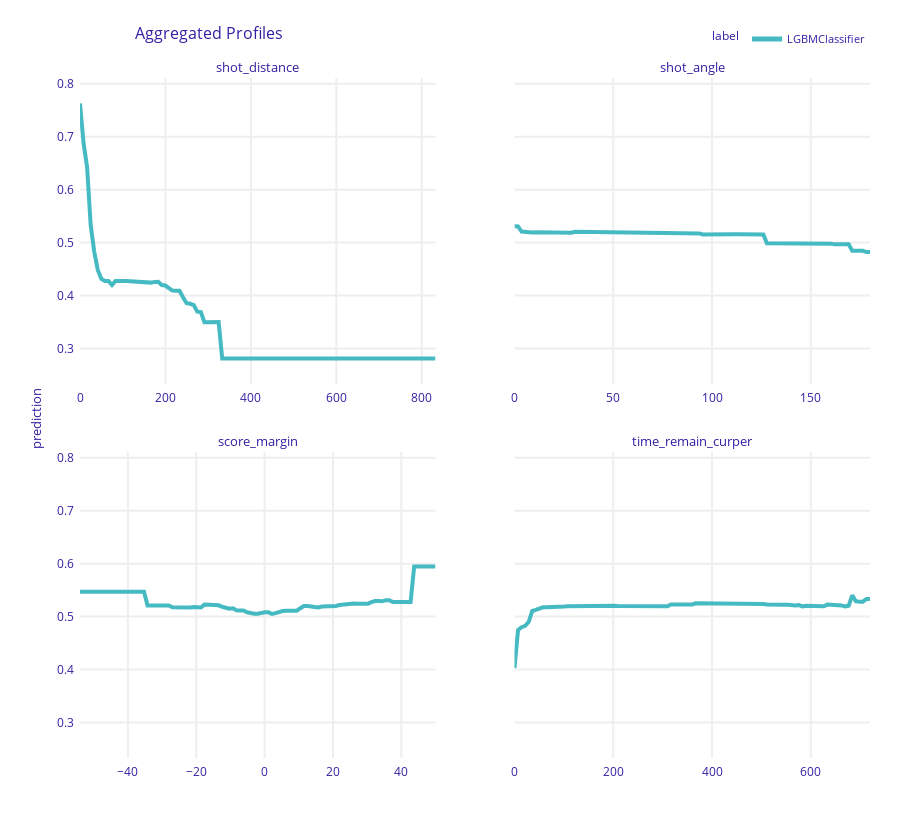

The code cell stored with this chart in its notebook:
### Code cell
# On calcule et on affiche le Partial Dependence Profile pour 
# la distance, l'angle du tir, l'écart au score et le temps restant
pdp = exp.model_profile(type = 'partial',
                        variables = ["shot_distance", 
                                     "shot_angle",
                                     "score_margin",
                                     "time_remain_curper"])
pdp.plot(size=4, 
         horizontal_spacing=0.1,
         vertical_spacing=0.1)

### Figure 1 — Plotly figure (JSON) as saved in the notebook; plotly's stock layout.template omitted (floating-point values rounded to 4 significant figures; data arrays with more than 128 entries replaced by an {"elided": "..."} marker saying what was removed)
{"data": [{"customdata": {"elided": "101x3 mixed values"}, "hovertemplate": "<b>%{hovertext}</b><br><br>prediction=%{y:.3f}<br>mean_prediction=%{customdata[0]:.3f}<extra></extra>", "hovertext": ["LGBMClassifier", "LGBMClassifier", "LGBMClassifier", "LGBMClassifier", "LGBMClassifier", "LGBMClassifier", "LGBMClassifier", "LGBMClassifier", "LGBMClassifier", "LGBMClassifier", "LGBMClassifier", "LGBMClassifier", "LGBMClassifier", "LGBMClassifier", "LGBMClassifier", "LGBMClassifier", "LGBMClassifier", "LGBMClassifier", "LGBMClassifier", "LGBMClassifier", "LGBMClassifier", "LGBMClassifier", "LGBMClassifier", "LGBMClassifier", "LGBMClassifier", "LGBMClassifier", "LGBMClassifier", "LGBMClassifier", "LGBMClassifier", "LGBMClassifier", "LGBMClassifier", "LGBMClassifier", "LGBMClassifier", "LGBMClassifier", "LGBMClassifier", "LGBMClassifier", "LGBMClassifier", "LGBMClassifier", "LGBMClassifier", "LGBMClassifier", "LGBMClassifier", "LGBMClassifier", "LGBMClassifier", "LGBMClassifier", "LGBMClassifier", "LGBMClassifier", "LGBMClassifier", "LGBMClassifier", "LGBMClassifier", "LGBMClassifier", "LGBMClassifier", "LGBMClassifier", "LGBMClassifier", "LGBMClassifier", "LGBMClassifier", "LGBMClassifier", "LGBMClassifier", "LGBMClassifier", "LGBMClassifier", "LGBMClassifier", "LGBMClassifier", "LGBMClassifier", "LGBMClassifier", "LGBMClassifier", "LGBMClassifier", "LGBMClassifier", "LGBMClassifier", "LGBMClassifier", "LGBMClassifier", "LGBMClassifier", "LGBMClassifier", "LGBMClassifier", "LGBMClassifier", "LGBMClassifier", "LGBMClassifier", "LGBMClassifier", "LGBMClassifier", "LGBMClassifier", "LGBMClassifier", "LGBMClassifier", "LGBMClassifier", "LGBMClassifier", "LGBMClassifier", "LGBMClassifier", "LGBMClassifier", "LGBMClassifier", "LGBMClassifier", "LGBMClassifier", "LGBMClassifier", "LGBMClassifier", "LGBMClassifier", "LGBMClassifier", "LGBMClassifier", "LGBMClassifier", "LGBMClassifier", "LGBMClassifier", "LGBMClassifier", "LGBMClassifier", "LGBMClassifier", "LGBMClassifier", "LGBMClassifier"], "legendgroup": "LGBMClassifier", "line": {"color": "#46bac2", "dash": "solid", "width": 4}, "marker": {"symbol": "circle"}, "mode": "lines", "name": "LGBMClassifier", "opacity": 1, "orientation": "v", "showlegend": true, "type": "scatter", "x": [0, 8.32, 16.64, 24.96, 33.28, 41.6, 49.92, 58.24, 66.56, 74.88, 83.2, 91.52, 99.84, 108.2, 116.5, 124.8, 133.1, 141.4, 149.8, 158.1, 166.4, 174.7, 183.0, 191.4, 199.7, 208.0, 216.3, 224.6, 233.0, 241.3, 249.6, 257.9, 266.2, 274.6, 282.9, 291.2, 299.5, 307.8, 316.2, 324.5, 332.8, 341.1, 349.5, 357.8, 366.1, 374.4, 382.7, 391.1, 399.4, 407.7, 416.0, 424.3, 432.7, 441.0, 449.3, 457.6, 465.9, 474.3, 482.6, 490.9, 499.2, 507.5, 515.9, 524.2, 532.5, 540.8, 549.1, 557.5, 565.8, 574.1, 582.4, 590.7, 599.1, 607.4, 615.7, 624.0, 632.3, 640.7, 649.0, 657.3, 665.6, 673.9, 682.3, 690.6, 698.9, 707.2, 715.5, 723.9, 732.2, 740.5, 748.8, 757.1, 765.5, 773.8, 782.1, 790.4, 798.7, 807.1, 815.4, 823.7, 832.0], "xaxis": "x3", "y": [0.7628, 0.6879, 0.6427, 0.5332, 0.483, 0.4485, 0.4316, 0.4274, 0.4274, 0.4201, 0.4275, 0.4282, 0.4273, 0.4273, 0.427, 0.427, 0.4269, 0.425, 0.425, 0.4245, 0.4244, 0.4258, 0.4261, 0.4199, 0.4189, 0.4141, 0.4094, 0.409, 0.409, 0.3963, 0.3855, 0.3845, 0.382, 0.3696, 0.3687, 0.3496, 0.3501, 0.3501, 0.3501, 0.3501, 0.2811, 0.2811, 0.2811, 0.2811, 0.2811, 0.2811, 0.2811, 0.2811, 0.2811, 0.2811, 0.2811, 0.2811, 0.2811, 0.2811, 0.2811, 0.2811, 0.2811, 0.2811, 0.2811, 0.2811, 0.2811, 0.2811, 0.2811, 0.2811, 0.2811, 0.2811, 0.2811, 0.2811, 0.2811, 0.2811, 0.2811, 0.2811, 0.2811, 0.2811, 0.2811, 0.2811, 0.2811, 0.2811, 0.2811, 0.2811, 0.2811, 0.2811, 0.2811, 0.2811, 0.2811, 0.2811, 0.2811, 0.2811, 0.2811, 0.2811, 0.2811, 0.2811, 0.2811, 0.2811, 0.2811, 0.2811, 0.2811, 0.2811, 0.2811, 0.2811, 0.2811], "yaxis": "y3"}, {"customdata": {"elided": "101x3 mixed values"}, "hovertemplate": "<b>%{hovertext}</b><br><br>prediction=%{y:.3f}<br>mean_prediction=%{customdata[0]:.3f}<extra></extra>", "hovertext": ["LGBMClassifier", "LGBMClassifier", "LGBMClassifier", "LGBMClassifier", "LGBMClassifier", "LGBMClassifier", "LGBMClassifier", "LGBMClassifier", "LGBMClassifier", "LGBMClassifier", "LGBMClassifier", "LGBMClassifier", "LGBMClassifier", "LGBMClassifier", "LGBMClassifier", "LGBMClassifier", "LGBMClassifier", "LGBMClassifier", "LGBMClassifier", "LGBMClassifier", "LGBMClassifier", "LGBMClassifier", "LGBMClassifier", "LGBMClassifier", "LGBMClassifier", "LGBMClassifier", "LGBMClassifier", "LGBMClassifier", "LGBMClassifier", "LGBMClassifier", "LGBMClassifier", "LGBMClassifier", "LGBMClassifier", "LGBMClassifier", "LGBMClassifier", "LGBMClassifier", "LGBMClassifier", "LGBMClassifier", "LGBMClassifier", "LGBMClassifier", "LGBMClassifier", "LGBMClassifier", "LGBMClassifier", "LGBMClassifier", "LGBMClassifier", "LGBMClassifier", "LGBMClassifier", "LGBMClassifier", "LGBMClassifier", "LGBMClassifier", "LGBMClassifier", "LGBMClassifier", "LGBMClassifier", "LGBMClassifier", "LGBMClassifier", "LGBMClassifier", "LGBMClassifier", "LGBMClassifier", "LGBMClassifier", "LGBMClassifier", "LGBMClassifier", "LGBMClassifier", "LGBMClassifier", "LGBMClassifier", "LGBMClassifier", "LGBMClassifier", "LGBMClassifier", "LGBMClassifier", "LGBMClassifier", "LGBMClassifier", "LGBMClassifier", "LGBMClassifier", "LGBMClassifier", "LGBMClassifier", "LGBMClassifier", "LGBMClassifier", "LGBMClassifier", "LGBMClassifier", "LGBMClassifier", "LGBMClassifier", "LGBMClassifier", "LGBMClassifier", "LGBMClassifier", "LGBMClassifier", "LGBMClassifier", "LGBMClassifier", "LGBMClassifier", "LGBMClassifier", "LGBMClassifier", "LGBMClassifier", "LGBMClassifier", "LGBMClassifier", "LGBMClassifier", "LGBMClassifier", "LGBMClassifier", "LGBMClassifier", "LGBMClassifier", "LGBMClassifier", "LGBMClassifier", "LGBMClassifier", "LGBMClassifier"], "legendgroup": "LGBMClassifier", "line": {"color": "#46bac2", "dash": "solid", "width": 4}, "marker": {"symbol": "circle"}, "mode": "lines", "name": "LGBMClassifier", "opacity": 1, "orientation": "v", "showlegend": false, "type": "scatter", "x": [0, 1.8, 3.6, 5.4, 7.2, 9, 10.8, 12.6, 14.4, 16.2, 18, 19.8, 21.6, 23.4, 25.2, 27, 28.8, 30.6, 32.4, 34.2, 36, 37.8, 39.6, 41.4, 43.2, 45, 46.8, 48.6, 50.4, 52.2, 54, 55.8, 57.6, 59.4, 61.2, 63, 64.8, 66.6, 68.4, 70.2, 72, 73.8, 75.6, 77.4, 79.2, 81, 82.8, 84.6, 86.4, 88.2, 90, 91.8, 93.6, 95.4, 97.2, 99, 100.8, 102.6, 104.4, 106.2, 108, 109.8, 111.6, 113.4, 115.2, 117, 118.8, 120.6, 122.4, 124.2, 126, 127.8, 129.6, 131.4, 133.2, 135, 136.8, 138.6, 140.4, 142.2, 144, 145.8, 147.6, 149.4, 151.2, 153, 154.8, 156.6, 158.4, 160.2, 162, 163.8, 165.6, 167.4, 169.2, 171, 172.8, 174.6, 176.4, 178.2, 180], "xaxis": "x4", "y": [0.5307, 0.5306, 0.521, 0.52, 0.5193, 0.5193, 0.5195, 0.5194, 0.5194, 0.5187, 0.5183, 0.5185, 0.5185, 0.5185, 0.5186, 0.5185, 0.5185, 0.5203, 0.5203, 0.5198, 0.5198, 0.52, 0.52, 0.52, 0.5204, 0.5199, 0.5201, 0.5195, 0.5195, 0.5194, 0.5183, 0.5184, 0.5184, 0.5184, 0.5184, 0.5185, 0.5182, 0.5183, 0.5183, 0.5183, 0.518, 0.5176, 0.5176, 0.5176, 0.5178, 0.5176, 0.5176, 0.5173, 0.5181, 0.5175, 0.5175, 0.5175, 0.5174, 0.5154, 0.5156, 0.5156, 0.5156, 0.5156, 0.5156, 0.5156, 0.5156, 0.5156, 0.5156, 0.5156, 0.5156, 0.5156, 0.5156, 0.5156, 0.5156, 0.5156, 0.5156, 0.4987, 0.4987, 0.4987, 0.4987, 0.4987, 0.4987, 0.4987, 0.4987, 0.4987, 0.4987, 0.4987, 0.4987, 0.4987, 0.498, 0.498, 0.498, 0.498, 0.498, 0.498, 0.4968, 0.4968, 0.4968, 0.4968, 0.4968, 0.4846, 0.4846, 0.4846, 0.4846, 0.4821, 0.4821], "yaxis": "y4"}, {"customdata": {"elided": "101x3 mixed values"}, "hovertemplate": "<b>%{hovertext}</b><br><br>prediction=%{y:.3f}<br>mean_prediction=%{customdata[0]:.3f}<extra></extra>", "hovertext": ["LGBMClassifier", "LGBMClassifier", "LGBMClassifier", "LGBMClassifier", "LGBMClassifier", "LGBMClassifier", "LGBMClassifier", "LGBMClassifier", "LGBMClassifier", "LGBMClassifier", "LGBMClassifier", "LGBMClassifier", "LGBMClassifier", "LGBMClassifier", "LGBMClassifier", "LGBMClassifier", "LGBMClassifier", "LGBMClassifier", "LGBMClassifier", "LGBMClassifier", "LGBMClassifier", "LGBMClassifier", "LGBMClassifier", "LGBMClassifier", "LGBMClassifier", "LGBMClassifier", "LGBMClassifier", "LGBMClassifier", "LGBMClassifier", "LGBMClassifier", "LGBMClassifier", "LGBMClassifier", "LGBMClassifier", "LGBMClassifier", "LGBMClassifier", "LGBMClassifier", "LGBMClassifier", "LGBMClassifier", "LGBMClassifier", "LGBMClassifier", "LGBMClassifier", "LGBMClassifier", "LGBMClassifier", "LGBMClassifier", "LGBMClassifier", "LGBMClassifier", "LGBMClassifier", "LGBMClassifier", "LGBMClassifier", "LGBMClassifier", "LGBMClassifier", "LGBMClassifier", "LGBMClassifier", "LGBMClassifier", "LGBMClassifier", "LGBMClassifier", "LGBMClassifier", "LGBMClassifier", "LGBMClassifier", "LGBMClassifier", "LGBMClassifier", "LGBMClassifier", "LGBMClassifier", "LGBMClassifier", "LGBMClassifier", "LGBMClassifier", "LGBMClassifier", "LGBMClassifier", "LGBMClassifier", "LGBMClassifier", "LGBMClassifier", "LGBMClassifier", "LGBMClassifier", "LGBMClassifier", "LGBMClassifier", "LGBMClassifier", "LGBMClassifier", "LGBMClassifier", "LGBMClassifier", "LGBMClassifier", "LGBMClassifier", "LGBMClassifier", "LGBMClassifier", "LGBMClassifier", "LGBMClassifier", "LGBMClassifier", "LGBMClassifier", "LGBMClassifier", "LGBMClassifier", "LGBMClassifier", "LGBMClassifier", "LGBMClassifier", "LGBMClassifier", "LGBMClassifier", "LGBMClassifier", "LGBMClassifier", "LGBMClassifier", "LGBMClassifier", "LGBMClassifier", "LGBMClassifier", "LGBMClassifier"], "legendgroup": "LGBMClassifier", "line": {"color": "#46bac2", "dash": "solid", "width": 4}, "marker": {"symbol": "circle"}, "mode": "lines", "name": "LGBMClassifier", "opacity": 1, "orientation": "v", "showlegend": false, "type": "scatter", "x": [-54, -52.96, -51.92, -50.88, -49.84, -48.8, -47.76, -46.72, -45.68, -44.64, -43.6, -42.56, -41.52, -40.48, -39.44, -38.4, -37.36, -36.32, -35.28, -34.24, -33.2, -32.16, -31.12, -30.08, -29.04, -28, -26.96, -25.92, -24.88, -23.84, -22.8, -21.76, -20.72, -19.68, -18.64, -17.6, -16.56, -15.52, -14.48, -13.44, -12.4, -11.36, -10.32, -9.28, -8.24, -7.2, -6.16, -5.12, -4.08, -3.04, -2, -0.96, 0.08, 1.12, 2.16, 3.2, 4.24, 5.28, 6.32, 7.36, 8.4, 9.44, 10.48, 11.52, 12.56, 13.6, 14.64, 15.68, 16.72, 17.76, 18.8, 19.84, 20.88, 21.92, 22.96, 24, 25.04, 26.08, 27.12, 28.16, 29.2, 30.24, 31.28, 32.32, 33.36, 34.4, 35.44, 36.48, 37.52, 38.56, 39.6, 40.64, 41.68, 42.72, 43.76, 44.8, 45.84, 46.88, 47.92, 48.96, 50], "xaxis": "x", "y": [0.5469, 0.5469, 0.5469, 0.5469, 0.5469, 0.5469, 0.5469, 0.5469, 0.5469, 0.5469, 0.5469, 0.5469, 0.5469, 0.5469, 0.5469, 0.5469, 0.5469, 0.5469, 0.5469, 0.5209, 0.5209, 0.5209, 0.5209, 0.5209, 0.5209, 0.5209, 0.5178, 0.5175, 0.5175, 0.5171, 0.5171, 0.5171, 0.5181, 0.5173, 0.5173, 0.5227, 0.5227, 0.5227, 0.5227, 0.5213, 0.5186, 0.5167, 0.515, 0.5159, 0.5121, 0.5117, 0.5118, 0.5083, 0.5063, 0.5057, 0.5057, 0.5075, 0.5081, 0.5081, 0.505, 0.5065, 0.5091, 0.5106, 0.511, 0.5109, 0.5107, 0.5111, 0.5159, 0.52, 0.52, 0.5192, 0.5171, 0.5173, 0.519, 0.519, 0.5191, 0.5201, 0.5203, 0.5219, 0.523, 0.5233, 0.5248, 0.5248, 0.5245, 0.5245, 0.5245, 0.5245, 0.5274, 0.5295, 0.5295, 0.5289, 0.5311, 0.5311, 0.5278, 0.5278, 0.5278, 0.5278, 0.5278, 0.5278, 0.5947, 0.5947, 0.5947, 0.5947, 0.5947, 0.5947, 0.5947], "yaxis": "y"}, {"customdata": {"elided": "101x3 mixed values"}, "hovertemplate": "<b>%{hovertext}</b><br><br>prediction=%{y:.3f}<br>mean_prediction=%{customdata[0]:.3f}<extra></extra>", "hovertext": ["LGBMClassifier", "LGBMClassifier", "LGBMClassifier", "LGBMClassifier", "LGBMClassifier", "LGBMClassifier", "LGBMClassifier", "LGBMClassifier", "LGBMClassifier", "LGBMClassifier", "LGBMClassifier", "LGBMClassifier", "LGBMClassifier", "LGBMClassifier", "LGBMClassifier", "LGBMClassifier", "LGBMClassifier", "LGBMClassifier", "LGBMClassifier", "LGBMClassifier", "LGBMClassifier", "LGBMClassifier", "LGBMClassifier", "LGBMClassifier", "LGBMClassifier", "LGBMClassifier", "LGBMClassifier", "LGBMClassifier", "LGBMClassifier", "LGBMClassifier", "LGBMClassifier", "LGBMClassifier", "LGBMClassifier", "LGBMClassifier", "LGBMClassifier", "LGBMClassifier", "LGBMClassifier", "LGBMClassifier", "LGBMClassifier", "LGBMClassifier", "LGBMClassifier", "LGBMClassifier", "LGBMClassifier", "LGBMClassifier", "LGBMClassifier", "LGBMClassifier", "LGBMClassifier", "LGBMClassifier", "LGBMClassifier", "LGBMClassifier", "LGBMClassifier", "LGBMClassifier", "LGBMClassifier", "LGBMClassifier", "LGBMClassifier", "LGBMClassifier", "LGBMClassifier", "LGBMClassifier", "LGBMClassifier", "LGBMClassifier", "LGBMClassifier", "LGBMClassifier", "LGBMClassifier", "LGBMClassifier", "LGBMClassifier", "LGBMClassifier", "LGBMClassifier", "LGBMClassifier", "LGBMClassifier", "LGBMClassifier", "LGBMClassifier", "LGBMClassifier", "LGBMClassifier", "LGBMClassifier", "LGBMClassifier", "LGBMClassifier", "LGBMClassifier", "LGBMClassifier", "LGBMClassifier", "LGBMClassifier", "LGBMClassifier", "LGBMClassifier", "LGBMClassifier", "LGBMClassifier", "LGBMClassifier", "LGBMClassifier", "LGBMClassifier", "LGBMClassifier", "LGBMClassifier", "LGBMClassifier", "LGBMClassifier", "LGBMClassifier", "LGBMClassifier", "LGBMClassifier", "LGBMClassifier", "LGBMClassifier", "LGBMClassifier", "LGBMClassifier", "LGBMClassifier", "LGBMClassifier", "LGBMClassifier"], "legendgroup": "LGBMClassifier", "line": {"color": "#46bac2", "dash": "solid", "width": 4}, "marker": {"symbol": "circle"}, "mode": "lines", "name": "LGBMClassifier", "opacity": 1, "orientation": "v", "showlegend": false, "type": "scatter", "x": [0, 7.2, 14.4, 21.6, 28.8, 36, 43.2, 50.4, 57.6, 64.8, 72, 79.2, 86.4, 93.6, 100.8, 108, 115.2, 122.4, 129.6, 136.8, 144, 151.2, 158.4, 165.6, 172.8, 180, 187.2, 194.4, 201.6, 208.8, 216, 223.2, 230.4, 237.6, 244.8, 252, 259.2, 266.4, 273.6, 280.8, 288, 295.2, 302.4, 309.6, 316.8, 324, 331.2, 338.4, 345.6, 352.8, 360, 367.2, 374.4, 381.6, 388.8, 396, 403.2, 410.4, 417.6, 424.8, 432, 439.2, 446.4, 453.6, 460.8, 468, 475.2, 482.4, 489.6, 496.8, 504, 511.2, 518.4, 525.6, 532.8, 540, 547.2, 554.4, 561.6, 568.8, 576, 583.2, 590.4, 597.6, 604.8, 612, 619.2, 626.4, 633.6, 640.8, 648, 655.2, 662.4, 669.6, 676.8, 684, 691.2, 698.4, 705.6, 712.8, 720], "xaxis": "x2", "y": [0.4027, 0.4747, 0.48, 0.4827, 0.4902, 0.5106, 0.5126, 0.5152, 0.5177, 0.5177, 0.5177, 0.5177, 0.5179, 0.5192, 0.5192, 0.5198, 0.52, 0.52, 0.52, 0.5193, 0.5193, 0.5193, 0.5196, 0.5197, 0.5203, 0.5202, 0.5202, 0.5204, 0.5204, 0.5202, 0.5202, 0.5199, 0.5199, 0.5204, 0.5204, 0.5204, 0.5199, 0.5195, 0.5198, 0.5197, 0.5197, 0.5197, 0.5197, 0.5196, 0.5229, 0.5229, 0.5224, 0.5224, 0.5225, 0.5229, 0.5229, 0.5252, 0.5252, 0.5252, 0.5252, 0.5252, 0.5243, 0.5243, 0.5241, 0.5242, 0.5242, 0.5242, 0.5243, 0.5243, 0.5238, 0.5242, 0.5253, 0.5252, 0.5237, 0.5239, 0.5239, 0.5228, 0.5224, 0.5223, 0.5223, 0.5223, 0.5223, 0.5222, 0.5207, 0.5209, 0.5219, 0.5192, 0.5204, 0.5204, 0.5204, 0.5203, 0.5204, 0.5196, 0.5228, 0.5227, 0.5209, 0.5216, 0.5212, 0.519, 0.5205, 0.5402, 0.529, 0.5283, 0.5283, 0.5335, 0.5335], "yaxis": "y2"}], "layout": {"annotations": [{"font": {"size": 13}, "showarrow": false, "text": "score_margin", "x": 0.225, "xanchor": "center", "xref": "paper", "y": 0.45, "yanchor": "bottom", "yref": "paper"}, {"font": {"size": 13}, "showarrow": false, "text": "time_remain_curper", "x": 0.775, "xanchor": "center", "xref": "paper", "y": 0.45, "yanchor": "bottom", "yref": "paper"}, {"font": {"size": 13}, "showarrow": false, "text": "shot_distance", "x": 0.225, "xanchor": "center", "xref": "paper", "y": 1, "yanchor": "bottom", "yref": "paper"}, {"font": {"size": 13}, "showarrow": false, "text": "shot_angle", "x": 0.775, "xanchor": "center", "xref": "paper", "y": 1, "yanchor": "bottom", "yref": "paper"}, {"font": {"size": 13}, "showarrow": false, "text": "prediction", "textangle": -90, "x": -0.07, "xref": "paper", "y": 0.5, "yref": "paper"}], "font": {"color": "#371ea3"}, "height": 829, "hovermode": "x unified", "legend": {"font": {"size": 11}, "itemsizing": "constant", "orientation": "h", "title": {"font": {"size": 12}, "text": "label"}, "tracegroupgap": 0, "x": 1, "xanchor": "right", "y": 1.036, "yanchor": "bottom"}, "margin": {"b": 71, "r": 30, "t": 78}, "title": {"font": {"size": 16}, "text": "Aggregated Profiles", "x": 0.15}, "xaxis": {"anchor": "y", "automargin": true, "domain": [0, 0.45], "fixedrange": true, "gridwidth": 2, "showticklabels": true, "tickcolor": "white", "ticklen": 3, "ticks": "outside", "title": {"text": ""}, "type": "linear", "zeroline": false}, "xaxis2": {"anchor": "y2", "automargin": true, "domain": [0.55, 1], "fixedrange": true, "gridwidth": 2, "showticklabels": true, "tickcolor": "white", "ticklen": 3, "ticks": "outside", "title": {"text": ""}, "type": "linear", "zeroline": false}, "xaxis3": {"anchor": "y3", "automargin": true, "domain": [0, 0.45], "fixedrange": true, "gridwidth": 2, "showticklabels": true, "tickcolor": "white", "ticklen": 3, "ticks": "outside", "title": {"text": ""}, "type": "linear", "zeroline": false}, "xaxis4": {"anchor": "y4", "automargin": true, "domain": [0.55, 1], "fixedrange": true, "gridwidth": 2, "showticklabels": true, "tickcolor": "white", "ticklen": 3, "ticks": "outside", "title": {"text": ""}, "type": "linear", "zeroline": false}, "yaxis": {"anchor": "x", "automargin": true, "domain": [0, 0.45], "fixedrange": true, "gridwidth": 2, "range": [0.2329, 0.811], "tickcolor": "white", "ticklen": 3, "ticks": "outside", "title": {"text": ""}, "type": "linear", "zeroline": false}, "yaxis2": {"anchor": "x2", "automargin": true, "domain": [0, 0.45], "fixedrange": true, "gridwidth": 2, "matches": "y", "showticklabels": false, "tickcolor": "white", "ticklen": 3, "ticks": "outside", "title": {"text": ""}, "type": "linear", "zeroline": false}, "yaxis3": {"anchor": "x3", "automargin": true, "domain": [0.55, 1], "fixedrange": true, "gridwidth": 2, "matches": "y", "range": [0.2329, 0.811], "tickcolor": "white", "ticklen": 3, "ticks": "outside", "title": {"text": ""}, "type": "linear", "zeroline": false}, "yaxis4": {"anchor": "x4", "automargin": true, "domain": [0.55, 1], "fixedrange": true, "gridwidth": 2, "matches": "y", "showticklabels": false, "tickcolor": "white", "ticklen": 3, "ticks": "outside", "title": {"text": ""}, "type": "linear", "zeroline": false}}}
